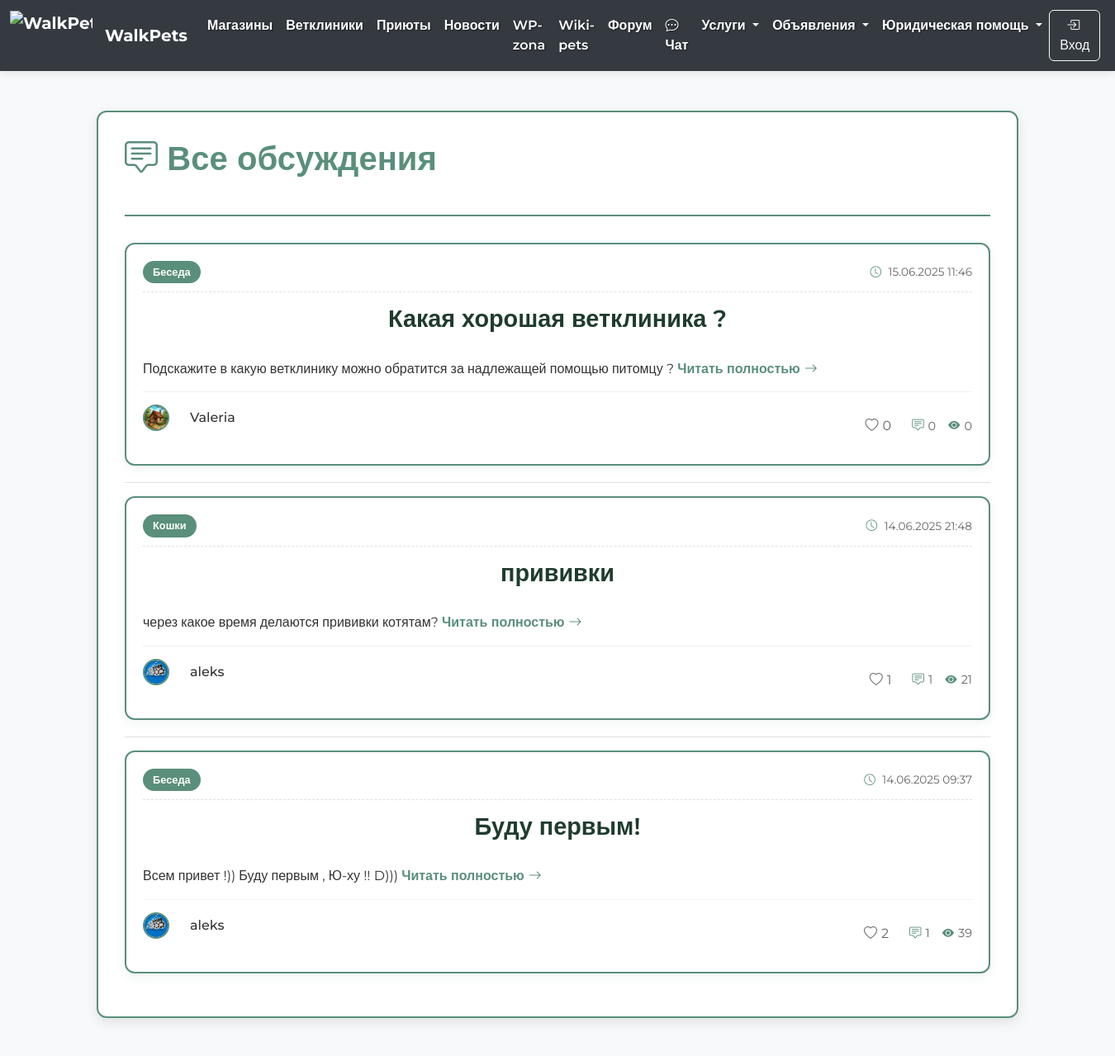
The page /forum/all-topics/ (upper part) on the database as committed earlier.
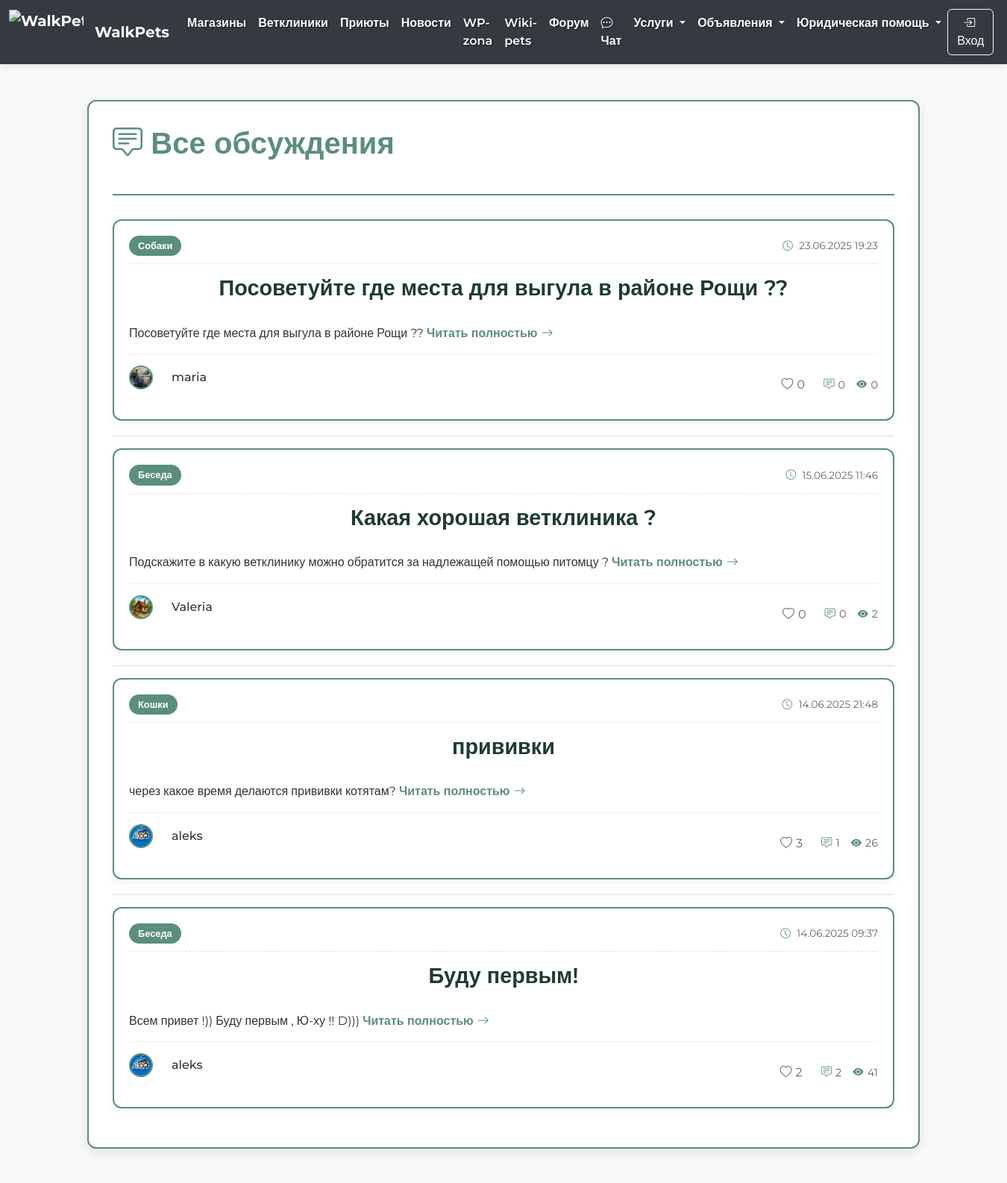
The same page on the database as committed later.
### forum/models.py (models this page shows, shortened)
class Topic(models.Model):
    title = models.CharField(max_length=200)
    content = models.TextField()
    author = models.ForeignKey(User, on_delete=models.CASCADE, related_name='topics')
    category = models.ForeignKey(Category, on_delete=models.CASCADE, related_name='topics')
    created_at = models.DateTimeField(auto_now_add=True)
    updated_at = models.DateTimeField(auto_now=True)
    views = models.PositiveIntegerField(default=0)
    likes = models.ManyToManyField(User, related_name='liked_topics', blank=True)

class Category(models.Model):
    name = models.CharField(max_length=100, unique=True)
    slug = models.SlugField(max_length=100, unique=True)
    description = models.TextField(blank=True)

### users/models.py (models this page shows, shortened)
class User(AbstractUser):
    phone = models.CharField(
        max_length=20,
        validators=[validate_phone],
        blank=True,
        null=True,
        verbose_name='Телефон',
        help_text="Формат: +79991234567"
    )
    birth_date = models.DateField(
        blank=True,
        null=True,
        verbose_name='Дата рождения'
    )
    image = models.ImageField(
        upload_to='users/avatars/',
        blank=True,
        null=True,
        verbose_name='Аватар',
        help_text="Рекомендуемый размер: 200x200px"
    )
    class Meta:
        verbose_name = 'Пользователь'
        verbose_name_plural = 'Пользователи'
        ordering = ['last_name', 'first_name']

### forum/views.py (the view)
# urls.py: path('all-topics/', AllTopicsView.as_view(), name='all_topics'),
class AllTopicsView(ListView):
    model = Topic
    template_name = 'forum/all_topics.html'
    context_object_name = 'topics'
    paginate_by = 10  # Можно настроить пагинацию
    def get_queryset(self):
        return Topic.objects.all().order_by('-created_at')

### users/context_processors.py (called while the page is built)
def top_reviews(request):
    top_reviews = Review.objects.filter(
        is_published=True,
        rating__gte=4
    ).order_by('-created_at')[:5]
    return {'top_reviews': top_reviews}

### forum/templates/forum/all_topics.html (shortened to what this page needs)
{% extends 'base.html' %}
{% load static %}
{% block extra_css %}
<link rel="stylesheet" href="{% static 'css/forum.css' %}">
{% endblock %}
{% block body_class %}forum-page{% endblock %}
{% block content %}
<div class="forum-container">
    <div class="forum-header">
        <h1><i class="bi bi-chat-square-text"></i> Все обсуждения</h1>
    </div>
    <div class="topics-list">
        {% for topic in topics %}
            {% include 'forum/includes/topic_item.html' %}
            {% if not forloop.last %}
            <div class="topic-divider"></div>
            {% endif %}
        {% empty %}
            <div class="alert alert-info">
                Пока нет тем для обсуждения. Будьте первым!
            </div>
        {% endfor %}
    </div>
</div>
{% endblock %}

### forum/templates/forum/includes/topic_item.html
<div class="forum-topic-card">
    <div class="topic-header">
        <span class="topic-category">{{ topic.category.name }}</span>
        <span class="topic-date">
            <i class="bi bi-clock"></i> {{ topic.created_at|date:"d.m.Y H:i" }}
        </span>
    </div>
    <h3 class="topic-title">
        <a href="{% url 'forum:topic_detail' topic.id %}">{{ topic.title }}</a>
    </h3>
    <div class="topic-content">
        {{ topic.content|truncatechars:120 }}
        <a href="{% url 'forum:topic_detail' topic.id %}" class="read-more">
            Читать полностью <i class="bi bi-arrow-right"></i>
        </a>
    </div>
    <div class="topic-footer">
        <div class="author-info">
            {% if topic.author.image %}
            <img src="{{ topic.author.image.url }}" alt="{{ topic.author.username }}" class="author-avatar">
            {% else %}
            <div class="avatar-placeholder">
                {{ topic.author.username|first|upper }}
            </div>
            {% endif %}
            <span class="author-name">{{ topic.author.username }}</span>
        </div>
        <div class="topic-stats">
            <button class="like-btn" data-topic-id="{{ topic.id }}">
                <i class="bi {% if user in topic.likes.all %}bi-heart-fill liked{% else %}bi-heart{% endif %}"></i>
                <span class="like-count">{{ topic.likes.count }}</span>
            </button>
            <span class="stat-item">
                <i class="bi bi-chat-square-text"></i> {{ topic.posts.count }}
            </span>
            <span class="stat-item">
                <i class="bi bi-eye-fill"></i> {{ topic.views }}
            </span>
        </div>
    </div>
</div>

Rows that differ between the two databases and show on the page:
added Topic: category.name "Собаки", created_at "23.06.2025 19:23", title "Посоветуйте где места для выгула в районе Рощи ??", content "Посоветуйте где места для выгула в районе Рощи ??", author.image (picture), author.username "maria", likes.count "0", posts.count "0", views "0"
changed Topic "Какая хорошая ветклиника ?": views "0" → "2"
changed Topic "прививки": likes.count "1" → "3"; views "21" → "26"
changed Topic "Буду первым!": posts.count "1" → "2"; views "39" → "41"
